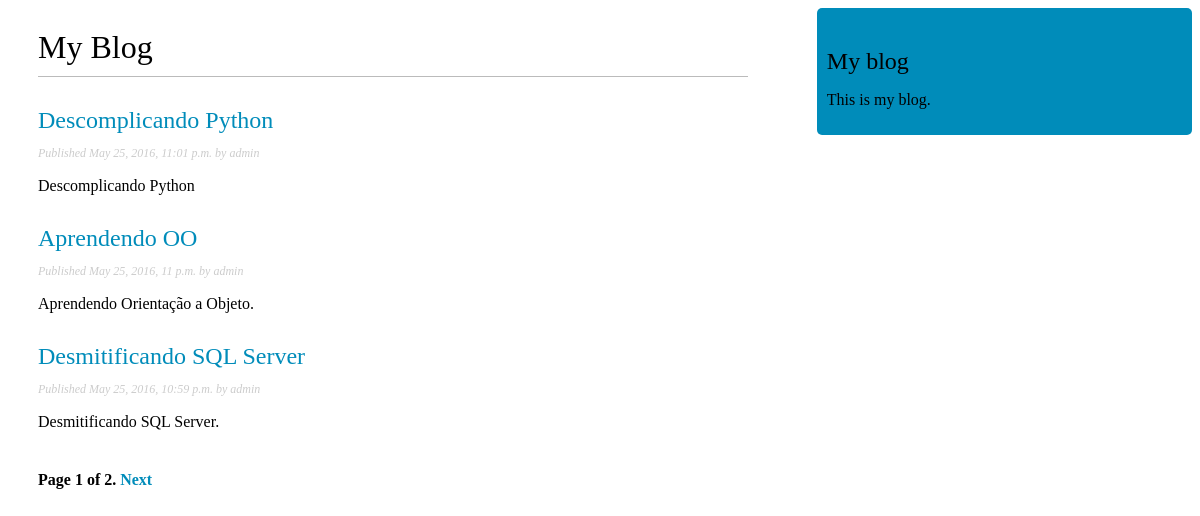
Page /blog on the committed database.
### blog/models.py (models this page shows, shortened)
class Post(models.Model):
    STATUS_CHOICES = (
        ('draft', 'Draft'),
        ('published', 'Published'),
    )
    title = models.CharField(max_length=250)
    slug = models.SlugField(max_length=250, unique_for_date='publish')
    author = models.ForeignKey(User, related_name='blog_posts')
    body = models.TextField()
    publish = models.DateTimeField(default=timezone.now)
    created = models.DateTimeField(auto_now_add=True)
    updated = models.DateTimeField(auto_now=True)
    status = models.CharField(max_length=10, choices=STATUS_CHOICES, default='draft')
    objects = models.Manager()
    published = PublishedManager()
    def get_absolute_url(self):
        return reverse('blog:post_detail', args=[self.publish.year,
                                                 self.publish.strftime('%m'),
                                                 self.publish.strftime('%d'),
                                                 self.slug])
    class Meta:
        ordering = ('-publish',)

### blog/views.py (the view)
def post_list(request):
    object_list = Post.published.all()
    paginator = Paginator(object_list, 3)
    page = request.GET.get('page')
    try:
        posts = paginator.page(page)
    except PageNotAnInteger:
        posts = paginator.page(1)
    except EmptyPage:
        posts = paginator.page(paginator.num_pages)
    return render(request, 'blog/post/list.html', {'page':page, 'posts':posts})

### blog/models.py (called while the page is built)
    def get_queryset(self):
        return super(PublishedManager, self).get_queryset().\
                                                           filter(status='published')

### blog/templates/blog/post/list.html (shortened to what this page needs)
{% extends "blog/base.html" %}
{% block content %}
    <h1>My Blog</h1>
        {% for post in posts %}
            <h2>
                <a href="{{ post.get_absolute_url }}">
                    {{ post.title }}
                </a>
            </h2>
            <p class="date">
                Published {{ post.publish }} by {{ post.author }}
            </p>
        {{ post.body|truncatewords:30|linebreaks }}
        {% endfor %}
        {% include "pagination.html" with page=posts %}
{% endblock %}

### blog/templates/blog/base.html (shortened to what this page needs)
{% load staticfiles %}
<!DOCTYPE html>
<html>
    <head>
        <link href="{% static "css/blog.css" %}" rel="stylesheet">
    </head>
    <body>
        <div id="content">
            {% block content %}
            {% endblock %}
        </div>
        <div id="sidebar">
            <h2>My blog</h2>
            <p>This is my blog.</p>
        </div>
    </body>
</html>

### blog/templates/pagination.html (shortened to what this page needs)
<div class="pagination">
    <span class="step-links">
        <span class="current">
            Page {{ page.number }} of {{ page.paginator.num_pages }}.
        </span>
        {% if page.has_next %}
            <a href="?page={{ page.next_page_number }}">Next</a>
        {% endif %}
    </span>
</div>

### blog/static/css/blog.css (style rules this page uses)
a { color: #008CBA; text-decoration: none; }
#content { float: left; width: 60%; padding: 0 0 0 30px; }
#sidebar { float: right; width: 30%; padding: 10px; background: #008CBA; height: 100%; border-radius: 5px; }
h1 { font-weight: normal; border-bottom: 1px solid #bbb; padding: 0 0 10px 0; }
h2 { font-weight: normal; margin: 30px 0 0; }
p.date { color: #ccc; font-family: georgia, serif; font-size: 12px; font-style: italic; }
.pagination { margin: 40px 0; font-weight: bold; }

### rows in the picture
Post: title "Descomplicando Python", publish "May 25, 2016, 11:01 p.m.", author "admin", body "Descomplicando Python"
Post: title "Aprendendo OO", publish "May 25, 2016, 11 p.m.", author "admin", body "Aprendendo Orientação a Objeto."
Post: title "Desmitificando SQL Server", publish "May 25, 2016, 10:59 p.m.", author "admin", body "Desmitificando SQL Server."

### other values in the picture
{{ page.number }} "1"
{{ page.paginator.num_pages }} "2"
